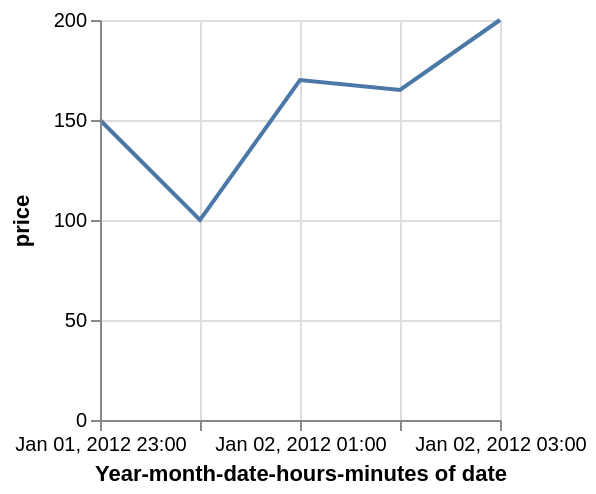

Here is the Vega-Lite specification saved for this chart:
### Vega specification from a JSON file in a GitHub repository (floating-point values rounded to 4 significant figures)
{"$schema": "https://vega.github.io/schema/vega/v3.0.json", "description": "Google's stock price over time.", "autosize": "pad", "padding": 5, "width": 200, "height": 200, "style": "cell", "data": [{"name": "source_0", "values": [{"date": "Sun, 01 Jan 2012 23:00:00", "price": 150}, {"date": "Sun, 02 Jan 2012 00:00:00", "price": 100}, {"date": "Sun, 02 Jan 2012 01:00:00", "price": 170}, {"date": "Sun, 02 Jan 2012 02:00:00", "price": 165}, {"date": "Sun, 02 Jan 2012 03:00:00", "price": 200}]}, {"name": "data_0", "source": "source_0", "transform": [{"type": "formula", "expr": "toDate(datum[\"date\"])", "as": "date"}, {"type": "formula", "expr": "toNumber(datum[\"price\"])", "as": "price"}, {"type": "filter", "expr": "datum[\"date\"] !== null && !isNaN(datum[\"date\"]) && datum[\"price\"] !== null && !isNaN(datum[\"price\"])"}, {"type": "formula", "as": "yearmonthdatehoursminutes_date", "expr": "datetime(year(datum[\"date\"]), month(datum[\"date\"]), date(datum[\"date\"]), hours(datum[\"date\"]), minutes(datum[\"date\"]), 0, 0)"}]}], "marks": [{"name": "marks", "type": "line", "style": ["line"], "sort": {"field": "datum[\"yearmonthdatehoursminutes_date\"]", "order": "descending"}, "from": {"data": "data_0"}, "encode": {"update": {"x": {"scale": "x", "field": "yearmonthdatehoursminutes_date"}, "y": {"scale": "y", "field": "price"}, "stroke": {"value": "#4c78a8"}}}}], "scales": [{"name": "x", "type": "utc", "domain": {"data": "data_0", "field": "yearmonthdatehoursminutes_date"}, "range": [0, {"signal": "width"}]}, {"name": "y", "type": "linear", "domain": {"data": "data_0", "field": "price"}, "range": [{"signal": "height"}, 0], "nice": true, "zero": true}], "axes": [{"scale": "x", "orient": "bottom", "labelOverlap": true, "tickCount": {"signal": "ceil(width/40)"}, "title": "Year-month-date-hours-minutes of date", "zindex": 1, "encode": {"labels": {"update": {"text": {"signal": "utcFormat(datum.value, '%b %d, %Y %H:%M')"}}}}}, {"scale": "x", "orient": "bottom", "domain": false, "grid": true, "labels": false, "maxExtent": 0, "minExtent": 0, "tickCount": {"signal": "ceil(width/40)"}, "ticks": false, "zindex": 0, "gridScale": "y"}, {"scale": "y", "orient": "left", "labelOverlap": true, "tickCount": {"signal": "ceil(height/40)"}, "title": "price", "zindex": 1}, {"scale": "y", "orient": "left", "domain": false, "grid": true, "labels": false, "maxExtent": 0, "minExtent": 0, "tickCount": {"signal": "ceil(height/40)"}, "ticks": false, "zindex": 0, "gridScale": "x"}], "config": {"axisY": {"minExtent": 30}}}
